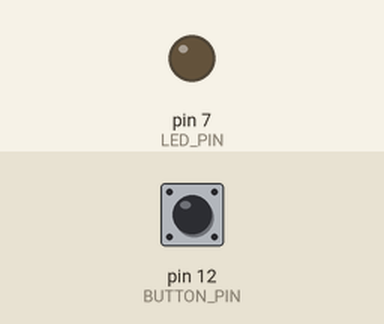
Simulated run of this sketch. Board: Arduino Uno, built with avr-gcc and run on an emulated ATmega328P. On the bench: output pins drawn as LEDs (lit = HIGH). Inputs (shaded band) come from the test bench; at power-on: pin 12 (BUTTON_PIN) HIGH.

Above: at 1.2 s.
1.3 s: pin 12 (BUTTON_PIN) pulled LOW for 0.15 s
At 1.8 s:
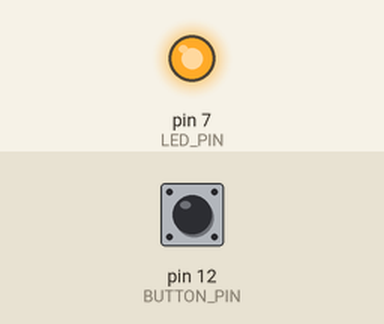
2.9 s: pin 12 (BUTTON_PIN) pulled LOW for 1 s
At 4.2 s:
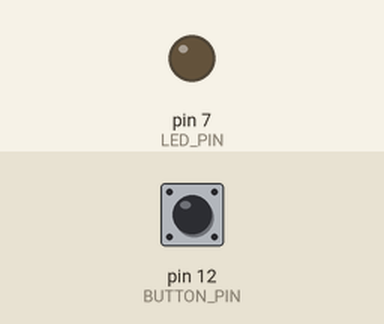
5.4 s: pin 12 (BUTTON_PIN) pulled LOW for 3.2 s
At 6.1 s:
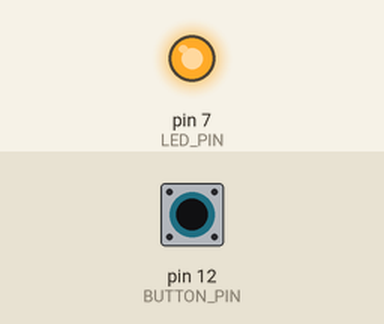
Timing chart, 0 to 8.4 s (numbered marks = the images above; inputs shaded):
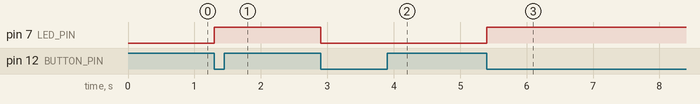

Measured:
- after the input at 1.3 s, pin 7 (LED_PIN): LOW → HIGH at once
- after the input at 2.9 s, pin 7 (LED_PIN): HIGH → LOW at once
- after the input at 5.4 s, pin 7 (LED_PIN): LOW → HIGH at once

The sketch:

LED_CONTROL.ino
```cpp
const int BUTTON_PIN = 12; // Button on Pin 12
const int LED_PIN = 7;     // External LED on Pin 7

bool ledState = false;
int lastButtonState = HIGH;

void setup() {
  pinMode(LED_PIN, OUTPUT);
  pinMode(BUTTON_PIN, INPUT_PULLUP);
}

void loop() {
  int currentButtonState = digitalRead(BUTTON_PIN);

  // Trigger only on press (transition from HIGH to LOW)
  if (lastButtonState == HIGH && currentButtonState == LOW) {
    ledState = !ledState;
    digitalWrite(LED_PIN, ledState ? HIGH : LOW);
    delay(50); // Debounce delay
  }

  lastButtonState = currentButtonState;
}
```
